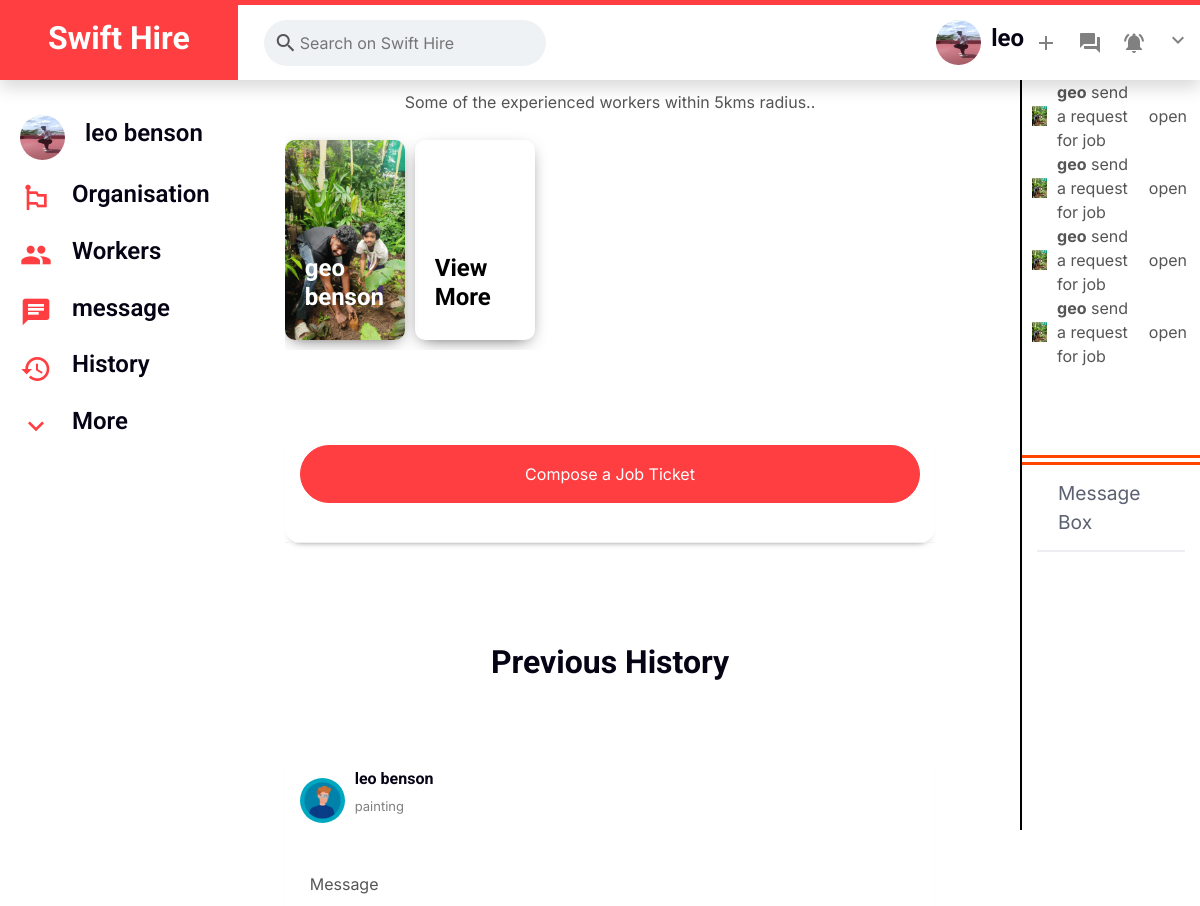
The page /user_home (signed in, upper part) on the database as committed earlier.
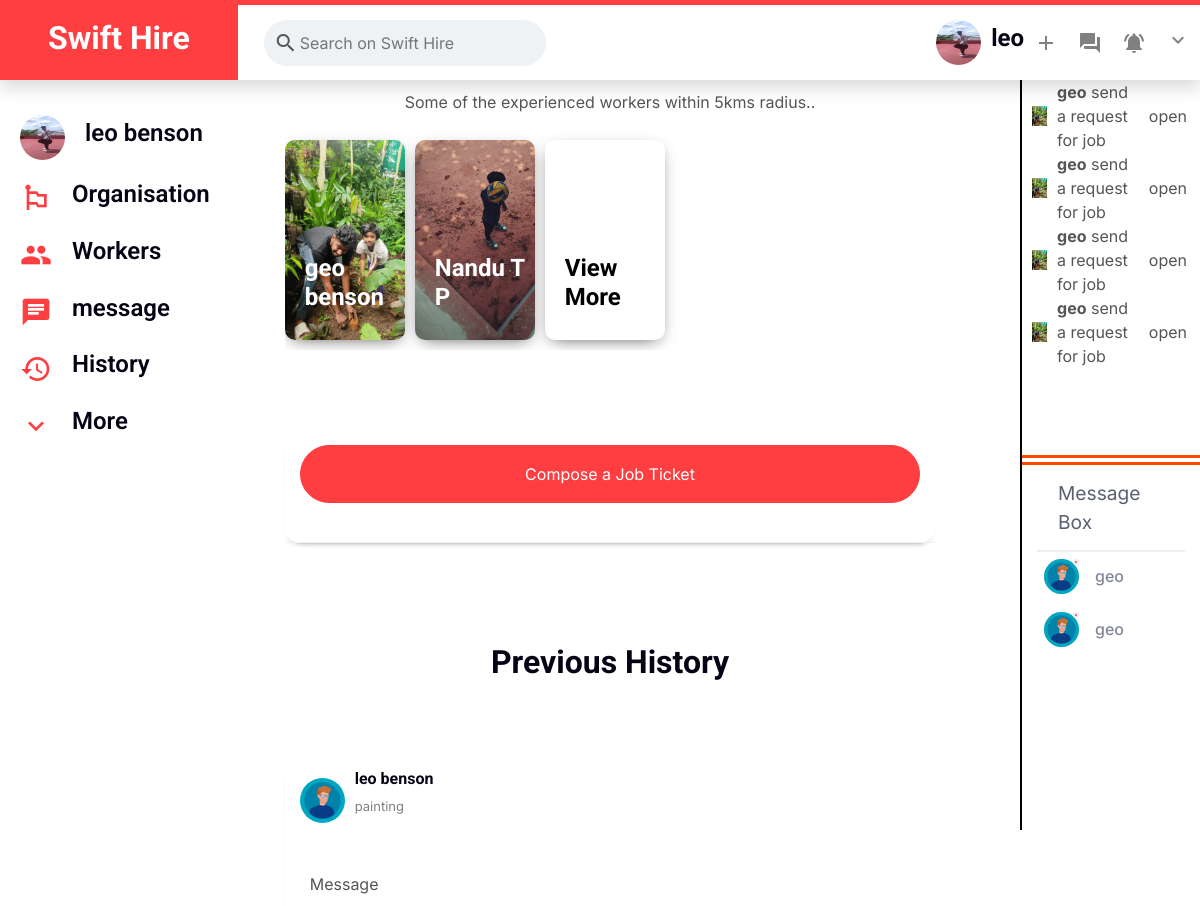
The same page on the database as committed later.
### main/models.py (models this page shows, shortened)
class Worker(AbstractBaseUser):
    first_name = models.CharField(max_length=150)
    last_name = models.CharField(max_length=150)
    email = models.EmailField()
    username =models.CharField(max_length=100,unique=True)
    password = models.CharField(max_length=128)
    phone_no =models.CharField(max_length=100,unique=True)
    location =models.CharField(max_length=150)
    user_image =models.ImageField(upload_to="workerProfile")
    dob =models.DateField(null=True)
    user_bio=models.CharField(max_length=150)
    type=models.CharField(max_length=100,default='worker')
    address=models.CharField(max_length=300)
    job_title=models.CharField(max_length=150,null= True)
    catagory=models.CharField(max_length=150,null= True)
    experience=models.CharField(max_length=150,null= True)
    skill_1 =models.CharField(max_length=150,null= True)
    skill_2 =models.CharField(max_length=150,null= True)
    skill_3 =models.CharField(max_length=150,null= True)
    id_proof=models.ImageField(upload_to="workerfile")
    exp_proof=models.ImageField(upload_to="workerfile")
    cv=models.ImageField(upload_to="workerfile")
    is_approved=models.BooleanField(null= True)
    status=models.CharField(max_length=100,null= True)
    is_report=models.BooleanField(null= True,default=True)
    def __str__(self):
        return self.username

class Job_post(models.Model):
    post_id=models.AutoField(primary_key=True)
    user = models.ForeignKey(User, on_delete=models.CASCADE)
    job_title=models.CharField(max_length=150)
    job_description=models.CharField(max_length=350)
    location=models.CharField(max_length=150)
    address=models.CharField(max_length=250)
    time=models.TimeField()
    date=models.DateField()
    min_wage=models.CharField(max_length=150)
    max_wage=models.CharField(max_length=150)
    exp_lvl=models.CharField(max_length=150)
    expected_time=models.CharField(max_length=100)
    valid=models.BooleanField(null=True)
    photo=models.ImageField(upload_to="job_post")

class User(AbstractBaseUser):
    id=models.AutoField(primary_key=True)
    first_name = models.CharField(max_length=150)
    last_name = models.CharField(max_length=150)
    email = models.EmailField()
    username =models.CharField(max_length=100,unique=True)
    password = models.CharField(max_length=128)
    phone_no =models.CharField(max_length=100,unique=True)
    location =models.CharField(max_length=150)
    user_image =models.ImageField(upload_to="userProfile")
    dob =models.DateField(null=True)
    user_bio=models.CharField(max_length=150)
    type=models.CharField(max_length=100,default='user')
    address=models.CharField(max_length=300)

class Notification(models.Model):
    notification_id=models.AutoField(primary_key=True)
    worker=models.ForeignKey(Worker,on_delete=models.CASCADE)
    user=models.ForeignKey(User,on_delete=models.CASCADE)
    post=models.ForeignKey(Job_post,on_delete=models.CASCADE)

class Message(models.Model):
    message_id=models.AutoField(primary_key=True)
    message=models.CharField(max_length=350)
    sender=models.CharField(max_length=150)
    receiver=models.CharField(max_length=150)

### main/views.py (the view)
# urls.py: path('user_home',user_home,name="user_home"),
def user_home(request):
    username = request.session.get('username')
    users =User.objects.all()
    for i in users:
        if i.username == username:
            f_name=i.first_name
            l_name=i.last_name
            img=i.user_image
    user= User.objects.get(username=username )
    job_posts = Job_post.objects.filter(user_id=user)
    worker = Worker.objects.all()
    notifications=Notification.objects.filter(user = user)
    msg=Message.objects.filter(receiver = user.username)
    context = {'username':username,'f_name':f_name,'l_name':l_name,'img':img, 'history':job_posts, 'worker':worker, 'notifications':notifications,'msg':msg}
    return render(request,"userhome.html",context)

### main/templates/userhome.html (shortened to what the changed rows need)
{%load static%}
<!DOCTYPE html>
<html lang="en">
<head>
    <link href="{%static 'css/style(3).css'%}" rel="stylesheet" type="text/css">
    <link href="https://cdnjs.cloudflare.com/ajax/libs/font-awesome/5.10.0/css/all.min.css" rel="stylesheet">
    <link href="https://cdn.jsdelivr.net/npm/bootstrap-icons@1.4.1/font/bootstrap-icons.css" rel="stylesheet">
    <link href="{%static 'lib/animate/animate.min.css' %}" rel="stylesheet">
    <link href="{%static 'lib/owlcarousel/assets/owl.carousel.min.css' %}" rel="stylesheet">
    <link href="{%static 'css/bootstrap.min.css' %}" rel="stylesheet">
  </head>
<body>
    <nav class="navbar navbar-expand-lg bg-white navbar-light shadow border-top border-5 border-primary sticky-top p-0">
        <div class="header__left">
            <a href="index.html" class="navbar-brand bg-primary d-flex align-items-center px-4 px-lg-5">
                <h2 class="mb-2 text-white">Swift Hire</h2>
            </a>
          </div>
        <div class="collapse navbar-collapse" id="navbarCollapse">
            <div class="navbar-nav ms-auto p-4 p-lg-0">
                <div class="header__right">
                    <div class="header__info">
                      <img
                        class="user__avatar"
                        src="media/{{img}}"
                        alt="" width="45px" height="45px"
                      />
                      <h4>{{username}}</h4>
                    </div>
                  </div>
                </div>
            </div>
    </nav>
    <div class="main__body ">
        <div class="sidebar">
          <div class="sidebarRow">
            <img
              class="user__avatar"
              src="media/{{img}}"
              alt=""  width="45px" height="45px"
            />
            <h4>{{f_name}} {{l_name}}</h4>
          </div>
        </div>
        <div class="feed">
          <div class="storyReel">
            {% for i in worker%}
            <div
              style="
                background-image: url('media/{{i.user_image}}');
              "
              class="story"
            >
              <a href="/worker_single/{{i.username}}"><h4>{{i.first_name}} {{i.last_name}}</h4></h4></a>
            </div>
            {% endfor %}
            <div
              class="story"
            >
              <h4 style="color: black;">View More</h4>
            </div>
          </div>
            <h2>Previous History</h2>
          {% for i in history%}
          <div class="post">
            <div class="post__top">
              <img
                class="user__avatar post__avatar"
                alt=""
              />
              <div class="post__topInfo">
                <h3>{{f_name}} {{l_name}}</h3>
                <p>{{i.job_title}}</p>
              </div>
            </div>
            <div class="post__bottom">
              <p>Message</p>
            </div>
          </div>
          {%endfor%}
        </div>
        <div style="flex: 0.33" class="widgets">
          <div
            class="fb-page"
            data-href="https://www.facebook.com/facebook"
            data-tabs="timeline"
            data-width="500"
            data-height="1000"
            data-small-header="false"
            data-adapt-container-width="true"
            data-hide-cover="false"
            data-show-facepile="true"
          >
            <blockquote>
                <div class="ticker-container">
                    <div class="ticker">
                      {%for i in notifications%}
                            <div class="ticker__post">
                                <img  class=" " src="/media/{{i.worker.user_image}}" alt="" />
                                <span><b>{{i.worker}}</b> send a request for job</span>
                                <hr /><a class=" btn "  href="/worker_single/{{i.worker}}">open</a>
                            </div>
                      {% endfor %}
                    </div>
                    <div >
                      <div class="modal__main">
       <div class="chatbox">
         <div class="chatbox__row chatbox__row_fullheight">
           <div class="chatbox__content">
             <div class="message">
              {%for i in msg%}
               <li class="users__item">
                 <div class="users__avatar avatar avatar_online">
                   <a href="/get_user_messages/{{i.sender}}" class="avatar__wrap">
                     <img class="avatar__img" width="35" height="35" alt="avatar image">
                   </a>
                 </div>
                 <span class="users__note">{{i.sender}}</span>
               </li>
              {%endfor%}
             </div>
           </div>
           </div>
         </div>
       </div>
     </div>
                    </div>
            </blockquote>
          </div>
        </div>
      </div>
</body>
</html>

Rows that differ between the two databases and show on the page:
added Worker: user_image (picture), first_name "Nandu", last_name "T P"
added Message: sender "geo"
added Message: sender "geo"
